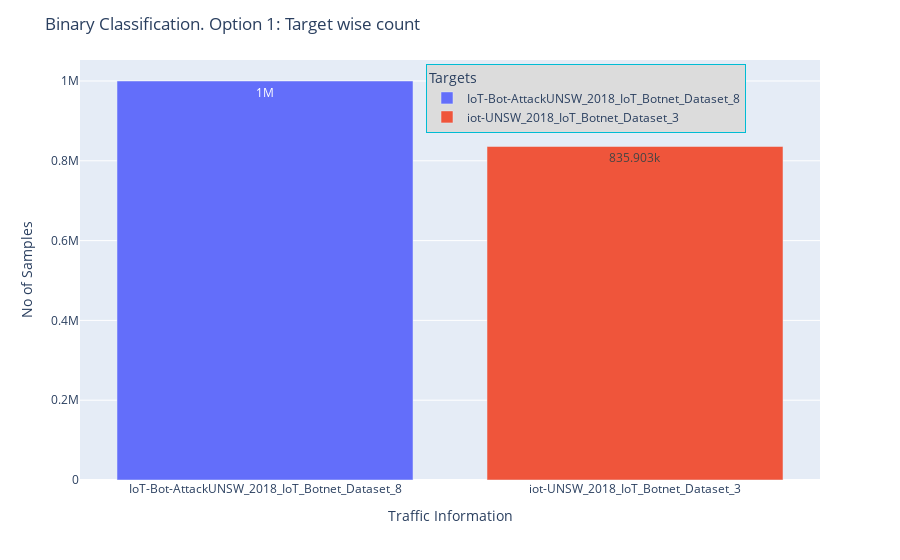

The code cell stored with this chart in its notebook:
### Code cell
legend_position_dict = dict(bgcolor="#dcdcdc", borderwidth=1, bordercolor="#00BCD4", orientation='v',
                            yanchor="top", y=0.99, xanchor="right", x=0.9, title="Targets")
display_bar_chart(binary_target_counts, binary_target_counts.index, binary_target_counts.values, 
                  "Binary Classification. Option 1: Target wise count", "Traffic Information", "No of Samples", 
                  legend_position_dict=legend_position_dict)

### Figure 1 — Plotly figure (JSON) as saved in the notebook; plotly's stock layout.template omitted (floating-point values rounded to 4 significant figures)
{"data": [{"alignmentgroup": "True", "hovertemplate": "target=%{x}<br>y=%{y}<extra></extra>", "legendgroup": "IoT-Bot-AttackUNSW_2018_IoT_Botnet_Dataset_8", "marker": {"color": "#636efa", "pattern": {"shape": ""}}, "name": "IoT-Bot-AttackUNSW_2018_IoT_Botnet_Dataset_8", "offsetgroup": "IoT-Bot-AttackUNSW_2018_IoT_Botnet_Dataset_8", "orientation": "v", "showlegend": true, "textposition": "auto", "texttemplate": "%{y}", "type": "bar", "x": ["IoT-Bot-AttackUNSW_2018_IoT_Botnet_Dataset_8"], "xaxis": "x", "y": [1000000], "yaxis": "y"}, {"alignmentgroup": "True", "hovertemplate": "target=%{x}<br>y=%{y}<extra></extra>", "legendgroup": "iot-UNSW_2018_IoT_Botnet_Dataset_3", "marker": {"color": "#EF553B", "pattern": {"shape": ""}}, "name": "iot-UNSW_2018_IoT_Botnet_Dataset_3", "offsetgroup": "iot-UNSW_2018_IoT_Botnet_Dataset_3", "orientation": "v", "showlegend": true, "textposition": "auto", "texttemplate": "%{y}", "type": "bar", "x": ["iot-UNSW_2018_IoT_Botnet_Dataset_3"], "xaxis": "x", "y": [835903], "yaxis": "y"}], "layout": {"barmode": "relative", "legend": {"bgcolor": "#dcdcdc", "bordercolor": "#00BCD4", "borderwidth": 1, "orientation": "v", "title": {"text": "Targets"}, "tracegroupgap": 0, "x": 0.9, "xanchor": "right", "y": 0.99, "yanchor": "top"}, "margin": {"t": 60}, "title": {"text": "Binary Classification. Option 1: Target wise count"}, "xaxis": {"anchor": "y", "categoryarray": ["IoT-Bot-AttackUNSW_2018_IoT_Botnet_Dataset_8", "iot-UNSW_2018_IoT_Botnet_Dataset_3"], "categoryorder": "array", "domain": [0, 1], "title": {"text": "Traffic Information"}}, "yaxis": {"anchor": "x", "domain": [0, 1], "title": {"text": "No of Samples"}}}}
